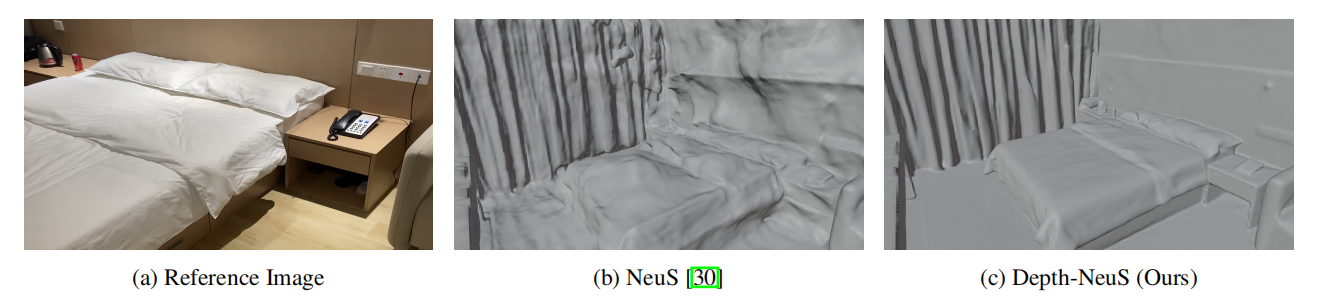
#> input picture image/compare.png, 1318 x 308 px
$ python -i utils_image.py   (imports and definitions only)   (older library calls are emulated)
#> lines starting #> are read from the running program, lines starting #| are printed output that depends on the picture
import matplotlib.pyplot as plt
import torch
import glob, os
import cv2
import logging
from tqdm import tqdm
import numpy as np
from sklearn.cluster import KMeans
import copy

from skimage.color import rgb2gray
from skimage.filters import sobel
from skimage.segmentation import felzenszwalb
from skimage.util import img_as_float
from tqdm import tqdm

import utils.utils_io as IOUtils

DIR_FILE = os.path.abspath(os.path.dirname(__file__))

# [409 lines left out: functions calculate_normal_angle, read_image, write_image, write_images, read_images, get_planes_from_normalmap and 2 more, not called in this run]

def resize_image(img, target_size, interpolation=cv2.INTER_LINEAR):
    '''Resize image to target size
    Args:
        target_size: (W,H)
    Return img_resize

    '''
    W,H = target_size[0], target_size[1]
    if img.shape[0] != H or img.shape[1] != W:
        img_resize = cv2.resize(img, (W,H), interpolation=interpolation)
        return img_resize
    else:
        return img

# [110 lines left out: functions convert_images_type, add_image_noise, extract_lines, not called in this run]

# image segmentation
def extract_superpixel(path_img, CROP = 16):
#> called with path_img = '../image/compare.png', CROP = 16
    scales, markers = [1], [400]

    img = cv2.imread(path_img)
#> img is the input picture: shape (308, 1318, 3); mean B, G, R 167.7, 171.4, 173.8
    image = copy.deepcopy(img)
    image = image[CROP:-CROP, CROP:-CROP, :]
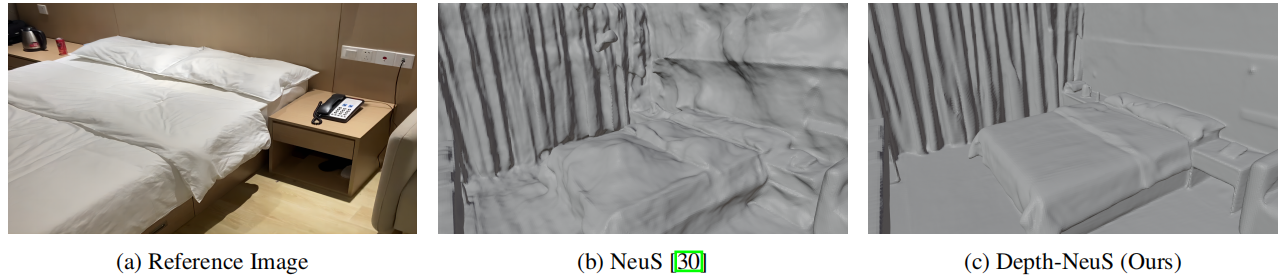
#> image: shape (276, 1286, 3); mean B, G, R 155.2, 159.4, 162.1

    segments = []
    for s, m in zip(scales, markers):
        image = cv2.resize(image, (384//s, 288//s), interpolation=cv2.INTER_LINEAR)
        image = img_as_float(image)

        gradient = sobel(rgb2gray(image))
        # segment = watershed(gradient, markers=m, compactness=0.001)
        segment = felzenszwalb(image, scale=100, sigma=0.5, min_size=50)
        segments.append(segment)
#> this loop made 1 pass
#> pass 1, in extract_superpixel, `image = cv2.resize(image, (384//s, 288//s), interpolation=cv2.INTER_LI..`:
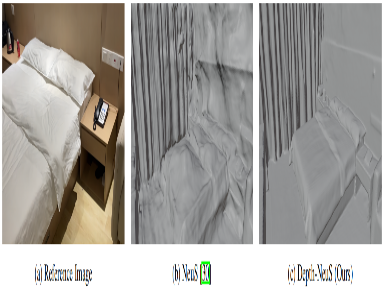
#> image: shape (288, 384, 3); mean B, G, R 155, 159.2, 161.9
#> pass 1, in extract_superpixel, `gradient = sobel(rgb2gray(image))`:
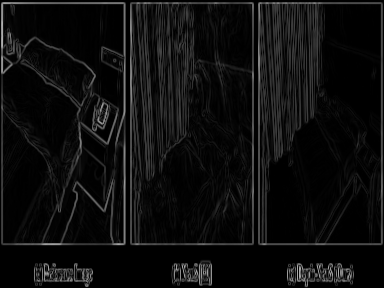
#> gradient: shape (288, 384) float64; min 0, max 0.698, mean 0.057
#> pass 1, in extract_superpixel, `segment = felzenszwalb(image, scale=100, sigma=0.5, min_size=50)`:
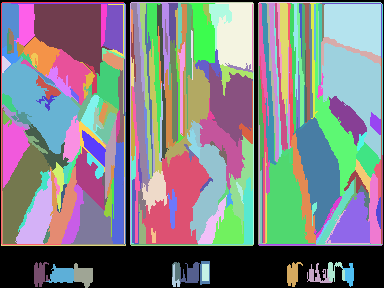
#> segment: shape (288, 384) int64; 239 distinct labels, from 0 to 238; one colour per label, 0 black
#> after the loop, segments = 1 item
    img_seg = segments[0].astype(np.int16)
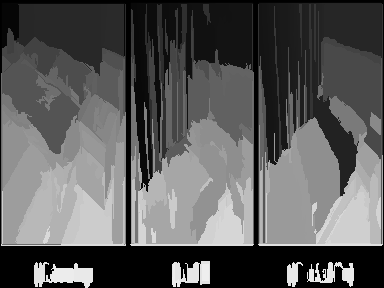
#> img_seg: shape (288, 384) int16; min 0, max 238, mean 91
    img_seg = resize_image(img_seg, target_size=img.shape[:2][::-1], interpolation=cv2.INTER_NEAREST)
#> in resize_image, `img_resize = cv2.resize(img, (W,H), interpolation=interpolation)`:
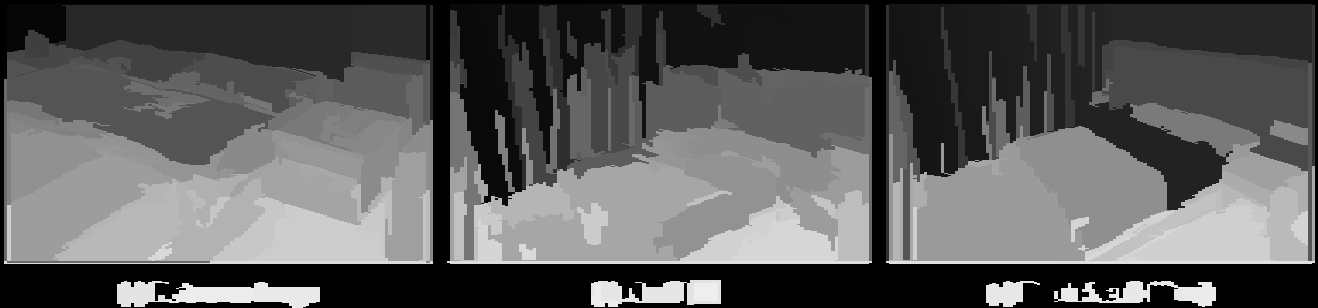
#> img_resize: shape (308, 1318) int16; min 0, max 238, mean 91.1
    return img, img_seg

# [168 lines left out: functions find_labels_max_clusters, visualize_semantic_label, remove_small_isolated_areas, convert_gray_to_cmap, crop_images, split_video_to_frames and 3 more, not called in this run]


>>> result = extract_superpixel('../image/compare.png')
